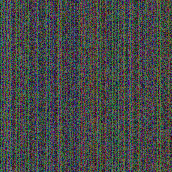
#> input picture CyberSecurity Project/ttieOutput.png, 172 x 172 px
$ python ttie.py
#> lines starting #> are read from the running program, lines starting #| are printed output that depends on the picture
#> further down, ttie_image is the input picture: PIL image 172x172 RGB; mean R, G, B 69.5, 72.5, 71
from PIL import Image
import PIL
import random


def ttieEncrypt(text, len, private_key):
#> called with len = 172, private_key = 114
    ttieImage = Image.new('RGB', (len, len))
#> ttieImage: PIL image 172x172 RGB; every value is 0

    # For First Plane
    for i in range(len):
        pixel_value = ord(text[i])
        if i % 3 == 0:
            for j in range(len):
                n2 = random.randint(0, 127)
                n3 = random.randint(0, 127)
                ttieImage.putpixel((i, j), (pixel_value, n2, n3))
        elif i % 3 == 1:
            for j in range(len):
                n1 = random.randint(0, 127)
                n3 = random.randint(0, 127)
                ttieImage.putpixel((i, j), (n1, pixel_value, n3))
        else:
            for j in range(len):
                n1 = random.randint(0, 127)
                n2 = random.randint(0, 127)
                ttieImage.putpixel((i, j), (n1, n2, pixel_value))
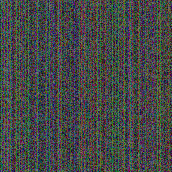
#> ttieImage: PIL image 172x172 RGB; mean R, G, B 69.7, 72.4, 70.9
    ttieImage.save(
        'C:/Users/w102/Desktop/Jayant/Jayant Apps/VSCode(Folders)/CyberSecurity Project/ttieOutput.png')

    # For Second Plane i.e. Correction Plane
    for i in range(int(len/2)):
        # pixel_value = ord(text[i])
        for j in range(len):
            pixels_value = ttieImage.getpixel((i, j))
            ttieImage.putpixel(
                (i, j), (pixels_value[0]+private_key, pixels_value[1]+private_key, pixels_value[2]+private_key))
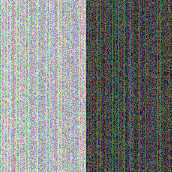
#> ttieImage: PIL image 172x172 RGB; mean R, G, B 126.7, 129.4, 127.9

    # Saving the image after two layers of Text to Image Encryption
    ttieImage.save(
        'C:/Users/w102/Desktop/Jayant/Jayant Apps/VSCode(Folders)/CyberSecurity Project/ttieOutput2.png')
    return ttieImage


def ttieDecrypt(ttieImage, len1, private_key):
#> called with len1 = 172, private_key = 114
    ttieText = ''
    ttieImageRGB = ttieImage.convert('RGB')
    for i in range(len1):
        if i < int(len1/2):
            if i % 3 == 0:
                for j in range(len1):
                    pixels_value = ttieImageRGB.getpixel((i, j))
                    value = pixels_value[0] - private_key
                    # value = pixels_value[0];
                    ttieText = ttieText + chr(value)
                    break
            if i % 3 == 1:
                for j in range(len1):
                    pixels_value = ttieImageRGB.getpixel((i, j))
                    value = pixels_value[1] - private_key
                    # value = pixels_value[1];
                    ttieText = ttieText + chr(value)
                    break
            else:
                for j in range(len1):
                    pixels_value = ttieImageRGB.getpixel((i, j))
                    value = pixels_value[2] - private_key
                    # value = pixels_value[2];
                    ttieText = ttieText + chr(value)
                    break
        else:
            if i % 3 == 0:
                for j in range(len1):
                    pixels_value = ttieImageRGB.getpixel((i, j))
                    # value = pixels_value[0] - private_key;
                    value = pixels_value[0]
                    ttieText = ttieText+chr(value)
                    break
            if i % 3 == 1:
                for j in range(len1):
                    pixels_value = ttieImageRGB.getpixel((i, j))
                    # value = pixels_value[1] - private_key;
                    value = pixels_value[1]
                    ttieText = ttieText+chr(value)
                    break
            else:
                for j in range(len1):
                    pixels_value = ttieImageRGB.getpixel((i, j))
                    # value = pixels_value[2] - private_key;
                    value = pixels_value[2]
                    ttieText = ttieText+chr(value)
                    break

    # PERFORMING TEXT CORRECTION TO THE OUTPUT
    textCorr = ttieText[0]
#> textCorr = '0'
    count = 0
    try:
        for i in range(2, len1*2):
            count = count + 1
            if count == 4:
                count = 0
                continue
            else:
                textCorr = textCorr + ttieText[i]
#> this loop made 229 passes
#> textCorr on passes 1, 2, 3, 5, 6, 7, 9, 10, 11, 13, 14, 15: '0r', '0ri', '0ric', '0ricm', '0ricmk', '0ricmkb', '0ricmkbw', '0ricmkbwz', '0ricmkbwzm', '0ricmkbwzmu', '0ricmkbwzmux', '0ricmkbwzmuxA'
#> after the loop, count = 1
    except:
        return textCorr


plaintext = "0ricmkbwzmuxA/GiwIIqZiOoNk5DzW56CUEubxs1FI6BUUlo1pcZHzB35cxzpjC4PLV9W3bLG1y24YHkAzQhuZY8aSiZFfE7gyoNr0Q3CoUfGXI2xABcQ1yLRUWsxC/ByswsnPE1D7ynZV1fDgWgINKQraPULy8vyLKJCKH8nZ8="
# plaintext = "ABCDEFGHIJKLMNOPQRSTUVWXYZ"
no_pixels = len(plaintext)

ttie_image = PIL.Image.open("ttieOutput.png")
ttie_image_rgb = ttie_image.convert("RGB")

wallpaper = ttieEncrypt(plaintext, no_pixels, 114)
wallpaper = PIL.Image.open(
    "C:/Users/w102/Desktop/Jayant/Jayant Apps/VSCode(Folders)/CyberSecurity Project/ttieOutput2.png")
# wallpaper1 = ttie_image.convert("RGB")
ttieDecryptedText = ttieDecrypt(wallpaper, no_pixels, 114)
print(ttieDecryptedText)
#| 0ricmkbwzmuxA/GiwIIqZiOoNk5DzW56CUEubxs1FI6BUUlo1pcZHzB35cxzpjC4PLV9W3bLG1y24YHkAzQhuZY8aSiZFfE7gyoNr0Q3CoUfGXI2xABcQ1yLRUWsxC/ByswsnPE1D7ynZV1fDgWgINKQraPULy8vyLKJCKH8nZ8=

# [5 lines of commented-out code are left out]
wallpaper.show()
